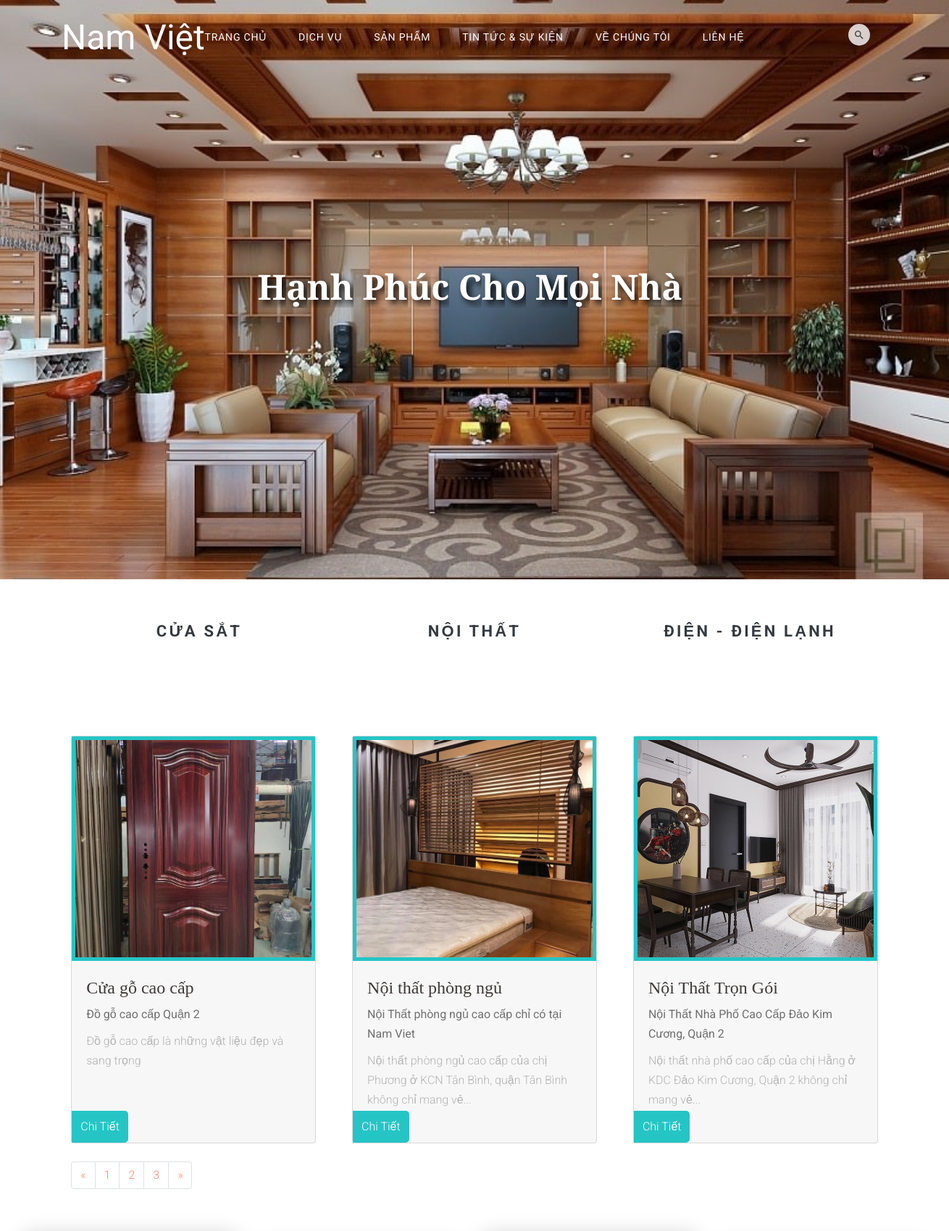
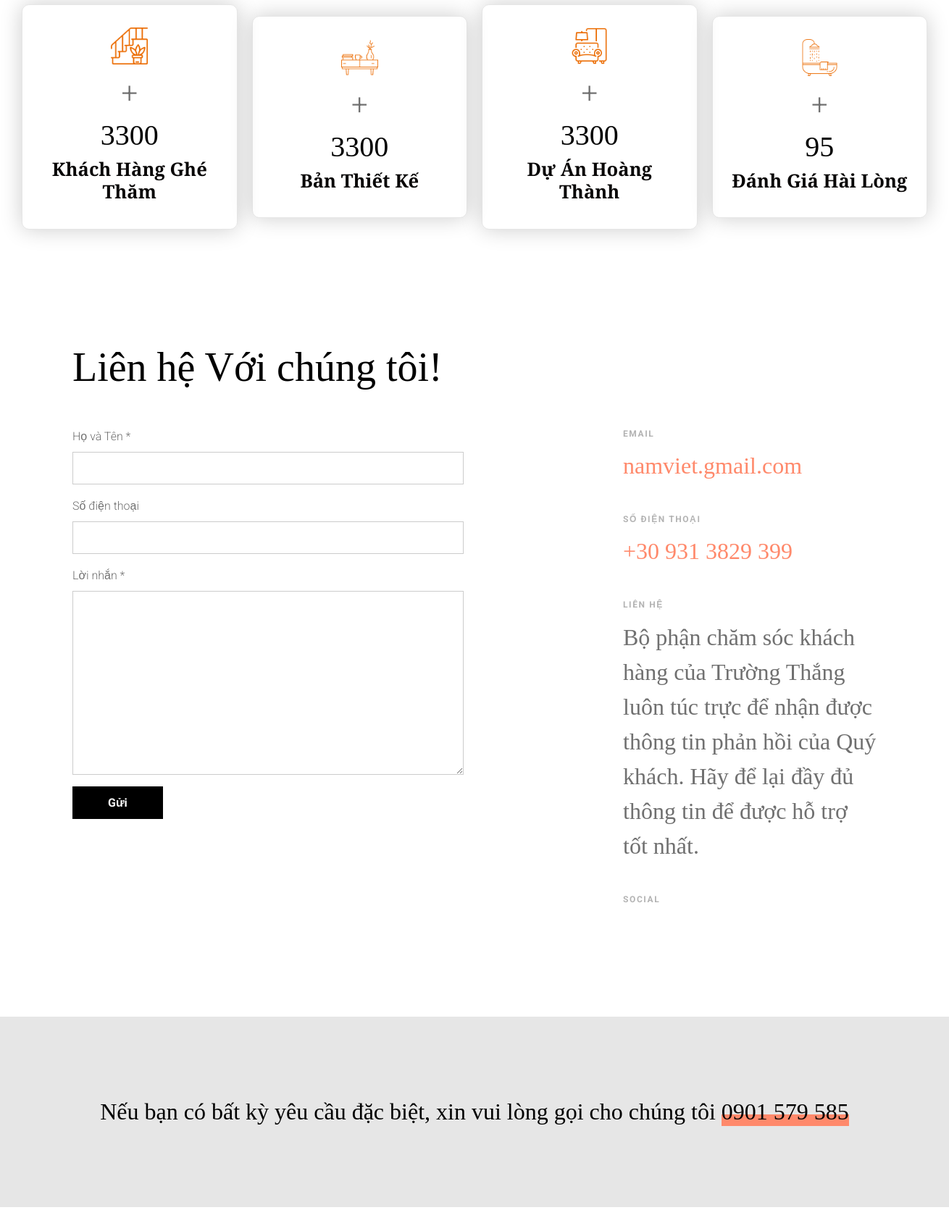
The page /product.php (upper part) on the database its author committed (2 pictures, top to bottom).
### tables this page shows
CREATE TABLE `tbl_category` (
  `cat_id` int(11) NOT NULL,
  `cat_name` varchar(255) NOT NULL,
  `slug` varchar(255) NOT NULL
);

CREATE TABLE `tbl_post` (
  `id` int(11) NOT NULL,
  `name` varchar(255) NOT NULL,
  `slug` varchar(255) NOT NULL,
  `cat` int(11) NOT NULL,
  `tomtat` text NOT NULL,
  `content` text NOT NULL,
  `noidung` text NOT NULL,
  `times` timestamp NOT NULL DEFAULT current_timestamp() ON UPDATE current_timestamp(),
  `img` varchar(200) NOT NULL
);

### classes/category.php (called while the page is built, shortened)
<?php
    $filepath = realpath(dirname(__FILE__));
    include_once ($filepath. '/../lib/database.php');
?>
<?php
    class category {
        private $db;
        public function __construct() {
            $this->db = new Database();
        }
        public function show_category(){
            $query = "SELECT * FROM tbl_category ORDER BY cat_id DESC";
            $result = $this->db->select($query);
            return $result;
        }
    }
?>

### lib/database.php (called while the page is built, shortened)
<?php
class Database{
  public $host   = DB_HOST;
  public $user   = DB_USER;
  public $pass   = DB_PASS;
  public $dbname = DB_NAME;
  public $link;
private function connectDB(){
  $this -> link = new mysqli($this->host, $this->user, $this->pass, $this->dbname);
    mysqli_set_charset($this->link, 'UTF8');
}
public function select($query){
  $result = $this->link->query($query) or
  die($this->link->error.__LINE__);
  if($result->num_rows > 0){
    return $result;
  } else {
    return false;
  }
}
}
?>

### classes/post.php (called while the page is built, shortened)
<?php
    $filepath = realpath(dirname(__FILE__));
    include_once ($filepath. '/../lib/database.php');
?>
<?php
    class post {
        private $db;
        public function __construct() {
            $this->db = new Database();
        }
        public function show_post_noi_that(){
            $query = "SELECT * FROM tbl_post WHERE cat = 1 ORDER BY id DESC";
            $result = $this->db->select($query);
            return $result;
        }
    }
?>

### product.php (the view, shortened to what this page needs)
<?php
include 'inc/header.php';
?>
<div class="untree_co--site-wrap">
  <main class="site-untree_co--main">
    <div class="untree_co--site-hero inner-page" style="background-image: url('public/images/pk3.jpg')">
      <div class="container">
        <div class="row align-items-center justify-content-center">
          <div class="col-md-7 text-center">
            <div class="site-hero-contents" data-aos="fade-up">
              <h3 class="hero-heading text-white">Hạnh Phúc Cho Mọi Nhà</h3>
            </div>
          </div>
        </div>
      </div>
    </div>
    <div class="clear40"></div>
    <div class="wrapper-product">
      <div class="product-menu text-center">
        <div class="container">
          <div class="row">
            <?php
              $show_cat = $cat -> show_category();
              if($show_cat){
                while($result = $show_cat->fetch_assoc()){
              ?>
            <div class="col-md-4">
              <a href="san-pham/<?php echo $result['slug'] ?>" title="<?php echo $result['cat_name'] ?>"
                class="fs-18 text-dark readmore">
                <?php echo $result['cat_name'] ?>
              </a>
            </div>
            <?php } } ?>
          </div>
        </div>
      </div>
      <div class="clear20"></div>
      <div class="product-noithat">
      </div>
      <div class="clear40"></div>
      <div class="blog-section">
        <div class="setion-content blog">
          <div class="cards">
            <?php
              $show_post = $ps -> show_post_noi_that();
              if($show_post){
                while($result_post = $show_post->fetch_assoc()){
            ?>
            <div class="card">
              <div class="image-section">
                <a class="image-section-link" href="chi-tiet/<?php echo $result_post['slug'] ?>"
                  title="<?php echo $result_post['name'] ?>"><img src="public/images/<?php echo $result_post['img'] ?>"
                    alt=""></a>
              </div>
              <div class="article">
                <h4><?php echo $result_post['name'] ?></h4>
                <strong><?php echo $result_post['content'] ?></strong>
                <p><?php echo $result_post['tomtat'] ?></p>
              </div>
              <div class="blog-view">
                <a href="chi-tiet/<?php echo $result_post['slug'] ?>" title="<?php echo $result_post['name'] ?>">
                  Chi Tiết
                </a>
              </div>
            </div>
            <?php } } ?>
          </div>
          <nav aria-label="Page navigation example">
            <ul class="pagination">
              <li class="page-item">
                <a class="page-link" href="#" aria-label="Previous">
                  <span aria-hidden="true">&laquo;</span>
                </a>
              </li>
              <li class="page-item"><a class="page-link" href="#">1</a></li>
              <li class="page-item"><a class="page-link" href="#">2</a></li>
              <li class="page-item"><a class="page-link" href="#">3</a></li>
              <li class="page-item">
                <a class="page-link" href="#" aria-label="Next">
                  <span aria-hidden="true">&raquo;</span>
                </a>
              </li>
            </ul>
          </nav>
        </div>
      </div>
    </div>
    <div class="countUp">
      <div class="Counter Counter_menber">
        <div class="Counter_img">
          <img src="public/images/icon-duan.png" alt="">
        </div>
        <span>+</span>
        <h1>3300 </h1>
        <h2>Khách Hàng Ghé Thăm</h2>
      </div>
      <div class="Counter Counter_ghetham">
        <div class="Counter_img">
          <img src="public/images/icon-ghetham.png" alt="">
        </div>
        <span>+</span>
        <h1>3300</h1>
        <h2>Bản Thiết Kế</h2>
      </div>
      <div class="Counter Counter_thietke">
        <div class="Counter_img">
          <img src="public/images/icon-thietke.png" alt="">
        </div>
        <span>+</span>
        <h1>3300</h1>
        <h2>Dự Án Hoàng Thành</h2>
      </div>
      <div class="Counter Counter_hailong">
        <div class="Counter_img">
          <img src="public/images/icon-hailong.png" alt="">
        </div>
        <span>+</span>
        <h1>95</h1>
        <h2>Đánh Giá Hài Lòng</h2>
      </div>
    </div>
    <div class="untree_co--site-section">
      <div class="container">
        <div class="row">
          <div class="col-12" data-aos="fade-up">
            <h2 class="display-4 mb-5">Liên hệ Với chúng tôi!</h2>
          </div>
          <div class="col-md-6 mb-5 mb-md-0" data-aos="fade-up" data-aos-delay="100">
            <form action="" method="post">
              <div class="form-group">
                <label for="name">Họ và Tên *</label>
                <input type="text" class="form-control" id="name" name="name"
                  value="<?php if(!empty($name)){echo $name;}?>">
              </div>
              <div class="form-group">
                <label for="phone">Số điện thoại</label>
                <input type="text" class="form-control" id="phone" name="phone"
                  value="<?php if(!empty($phone)){echo $phone;}?>">
              </div>
              <div class="form-group">
                <label for="message">Lời nhắn *</label>
                <textarea name="message" class="form-control" id="message" cols="30"
                  rows="10"><?php if(!empty($message)){echo $message;}?></textarea>
              </div>
              <div class="form-group">
                <input type="submit" name="submit" value="Gửi" class="btn btn-black px-5 text-white">
              </div>
            </form>
          </div>
          <div class="col-md-4 ml-auto" data-aos="fade-up" data-aos-delay="200">
            <div class="media-29190">
              <span class="label">Email</span>
              <p><a href="#">namviet.gmail.com</a></p>
            </div>
            <div class="media-29190">
              <span class="label">Số điện thoại</span>
              <p><a href="#">+30 931 3829 399</a></p>
            </div>
            <div class="media-29190">
              <span class="label">Liên Hệ</span>
              <p>Bộ phận chăm sóc khách hàng của Trường Thắng luôn túc trực để nhận được thông tin phản hồi của Quý
                khách. Hãy để lại đầy đủ thông tin để được hỗ trợ tốt nhất.</p>
            </div>
            <div class="media-29190">
              <span class="label">Social</span>
            </div>
          </div>
        </div>
      </div>
    </div>
    <div class="untree_co--site-section py-5 bg-body-darker cta">
      <div class="container">
        <div class="row">
          <div class="col-12 text-center">
            <h3 class="m-0 p-0">Nếu bạn có bất kỳ yêu cầu đặc biệt, xin vui lòng gọi cho chúng tôi <a
                href="tel://0901579585">0901 579 585</a></h3>
          </div>
        </div>
      </div>
    </div>
  </main>
</div>
<?php include 'inc/footer.php' ?>

### rows shown on the page
tbl_category: cat_name "CỬA SẮT"
tbl_category: cat_name "NỘI THẤT"
tbl_category: cat_name "ĐIỆN - ĐIỆN LẠNH"
tbl_post: img (picture), name "Cửa gỗ cao cấp", content "Đồ gỗ cao cấp Quận 2", tomtat "Đồ gỗ cao cấp là những vật liệu đẹp và sang trọng"
tbl_post: img (picture), name "Nội thất phòng ngủ", content "Nội Thất phòng ngủ cao cấp chỉ có tại Nam Viet", tomtat "Nội thất phòng ngủ cao cấp của chị Phương ở KCN Tân Bình, quận Tân Bình không chỉ mang vẻ..."
tbl_post: img (picture), name "Nội Thất Trọn Gói", content "Nội Thất Nhà Phố Cao Cấp Đảo Kim Cương, Quận 2", tomtat "Nội thất nhà phố cao cấp của chị Hằng ở KDC Đảo Kim Cương, Quận 2 không chỉ mang vẻ..."
